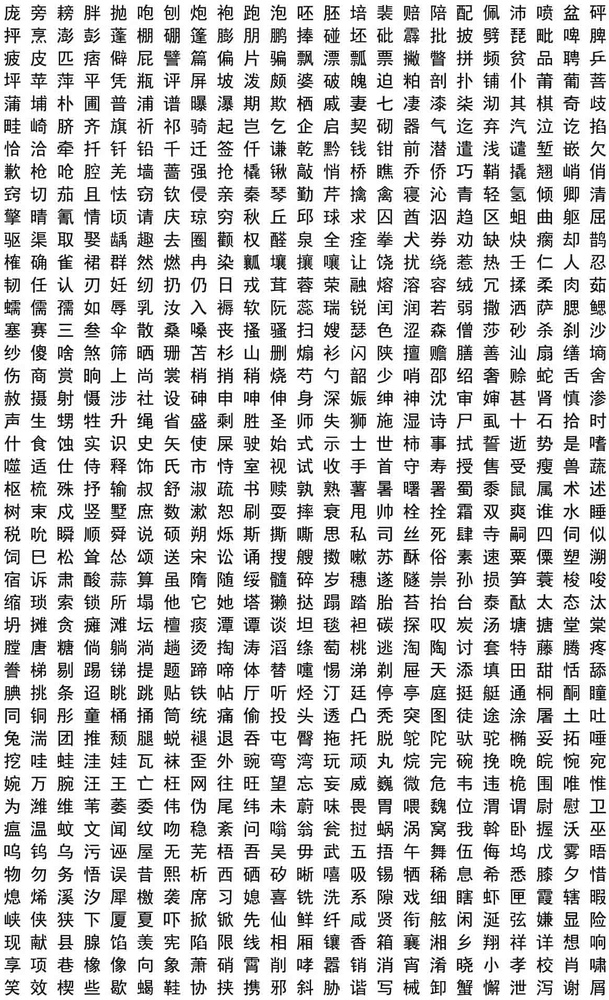
#> input picture data/p03.jpg, 609 x 1000 px, shrunk from 1165 x 1912 before the run, given in place of 999_31.jpg, which was not available
$ python test_compress.py ../data/p03.jpg   (older library calls are emulated)
#> lines starting #> are read from the running program, lines starting #| are printed output that depends on the picture; pictures that were not available may be replaced by others from this repository, and a replacement may not be noted
#> in main, img_mat is the input picture: shape (1000, 609); min 0, max 255, mean 211.8
### scripts/img2txt.py
import os
import sys
from PIL import Image
import numpy as np
import matplotlib.pyplot as plt
import scipy.misc
import math
import re
import tables

# [36 lines left out: function main, not called in this run]

def img2directMap(img):
    w_y = np.array([[-1, -2, -1], [0, 0, 0], [1, 2, 1]])
    w_x = np.array([[1, 0, -1],[2, 0, -2],[1, 0, -1]])
    b = 0
    img_g_abs, img_g_arc = sobel(img, w_x, w_y, b)
    directMap = grad2directMap(img_g_abs, img_g_arc)
    return directMap

# sobel operation using conv
def sobel(x, w_x, w_y, b):
    g_x = conv_forward_naive(x, w_x, b, {'stride': 1, 'pad': 1})
    g_y = conv_forward_naive(x, w_y, b, {'stride': 1, 'pad': 1})
    g_abs = np.abs(g_x) + np.abs(g_y)
    # use arctan2 to compute [-pi, pi] angles
    g_arc = np.arctan2(g_y, g_x)
    return (g_abs, g_arc)

# map the gradients into directMap
def grad2directMap(g_abs, g_arc):
    pi = math.pi
    directMap = np.zeros((8, g_abs.shape[0], g_abs.shape[1]))
    arcs = np.array([0, pi/4, pi/2, pi*3/4, pi])
    for i in range(4):
        lbound = arcs[i]
        ubound = arcs[i+1]
        mask = (g_arc < ubound) * (g_arc >= lbound)
        directMap[i, :, :] += mask * g_abs * (np.cos(g_arc - lbound) - np.sin(g_arc - lbound))
        directMap[i+1, :, :] += mask * g_abs * (np.cos(ubound - g_arc) - np.sin(ubound - g_arc))
    arcs = np.array([-pi, -pi*3/4, -pi/2, -pi/4, 0])
    for i in range(4):
        lbound = arcs[i]
        ubound = arcs[i+1]
        mask = (g_arc < ubound) * (g_arc >= lbound)
        directMap[i+4, :, :] += mask * g_abs * (np.cos(g_arc - lbound) - np.sin(g_arc - lbound))
        if(i == 3):
            directMap[0, :, :] += mask * g_abs * (np.cos(ubound - g_arc) - np.sin(ubound - g_arc))
        else:
            directMap[i+5, :, :] += mask * g_abs * (np.cos(ubound - g_arc) - np.sin(ubound - g_arc))
    directMap[directMap>255] = 255
    return directMap

# a naive conv forward
def conv_forward_naive(x, w, b, conv_param):
#> called with w = array of shape (3, 3), b = 0
    out = None
    H, W = x.shape
#> H = 1000; W = 609
    HH, WW = w.shape
    pad = conv_param['pad']
#> pad = 1
    stride = conv_param['stride']
#> stride = 1

    x_padded = np.pad(x, ((pad, pad), (pad, pad)), 'constant')
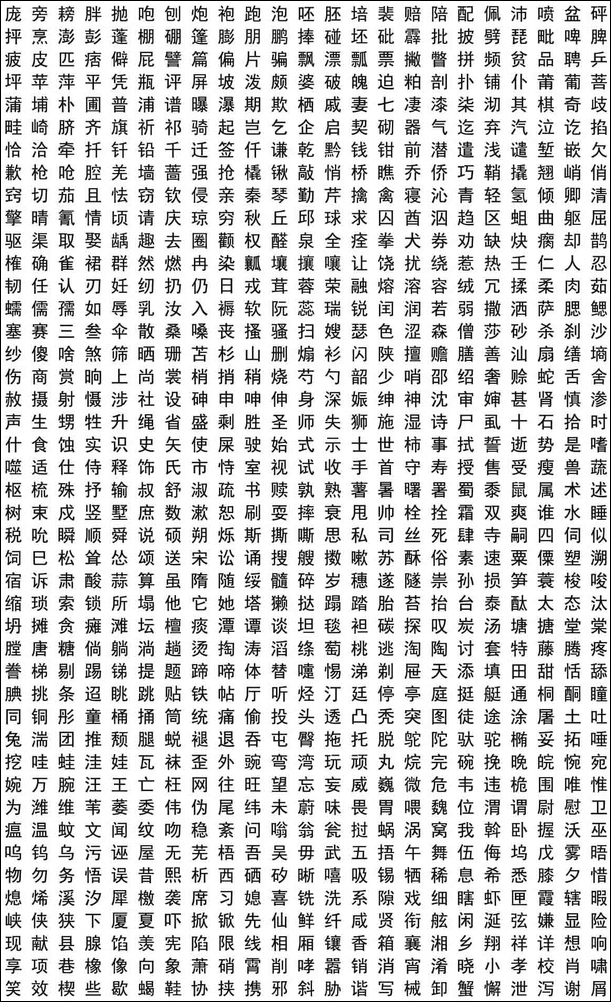
#> x_padded: shape (1002, 611); min 0, max 255, mean 210.7

    Out_h = (int)(1 + (H + 2 * pad - HH) / stride)
#> Out_h = 1000
    Out_w = (int)(1 + (W + 2 * pad - WW) / stride)
#> Out_w = 609

    out = np.zeros((Out_h, Out_w))

    for k in range(Out_h):
        for l in range(Out_w):
            out[k, l] = np.sum(
                x_padded[k * stride : k * stride + HH, l * stride : l * stride + WW] * w) + b
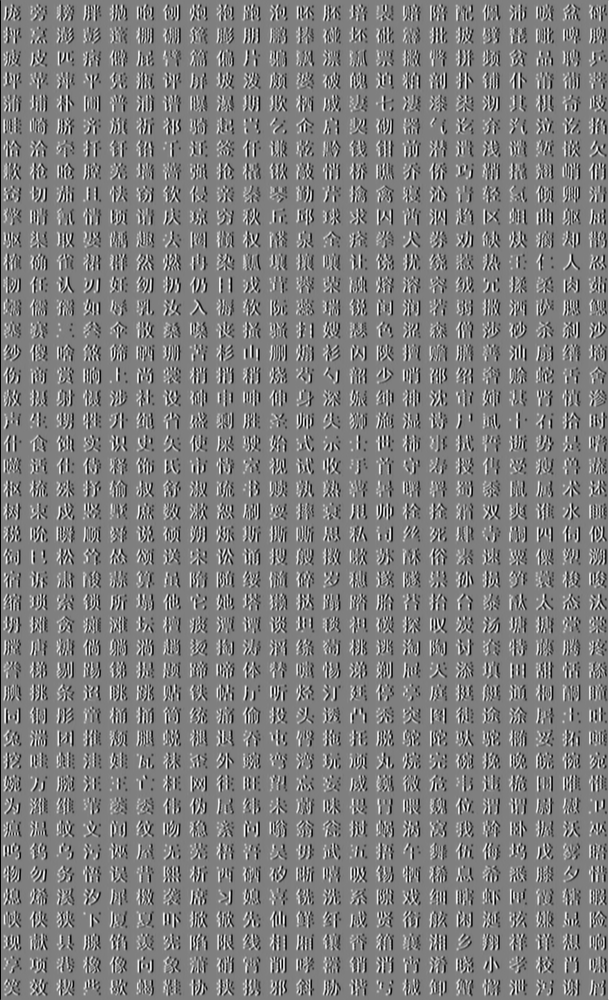
#> out: shape (1000, 609) float64; min -1020, max 1020, mean 0; drawn with min black and max white

    return out

# [2 lines that do not run on import are left out]

### scripts/test_compress.py
import numpy as np
import sys
import tables
from matplotlib import pyplot as plt
import img2txt
import Image
def main(argv):
    # [13 lines of commented-out code are left out]
    img_src = '../data/chars_generated_32/999_31.jpg'
    img_mat = np.array(Image.open(img_src))
    #print('the img size is %d' %img_mat.shape)
    directMap = img2txt.img2directMap(img_mat)
#> call 2 of conv_forward_naive, with w = array of shape (3, 3), b = 0
#> after the loop in conv_forward_naive (call 2), `for k in range(Out_h):`:
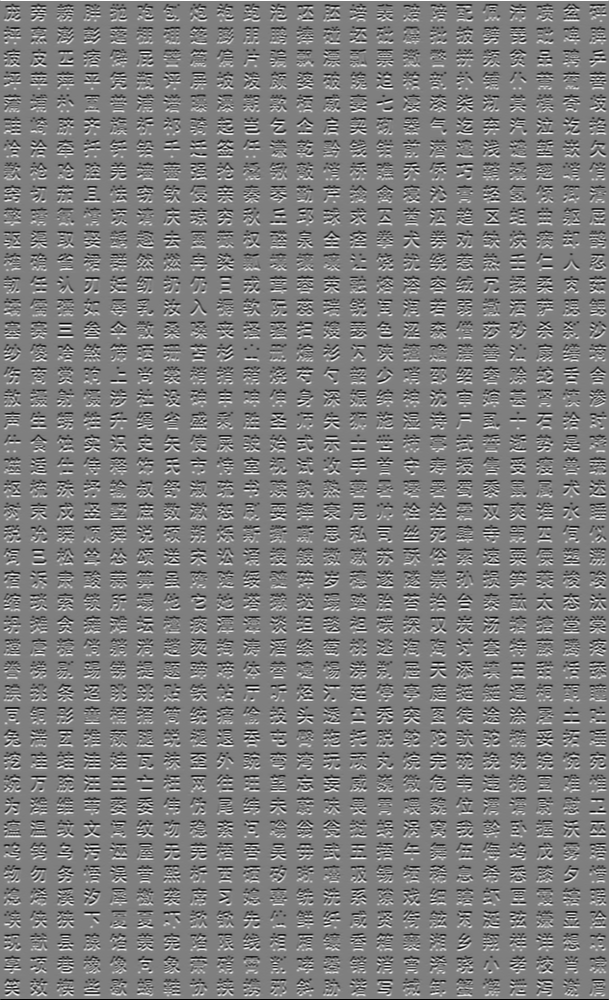
#> out: shape (1000, 609) float64; min -1020, max 1020, mean 0; drawn with min black and max white
#> in sobel, `g_abs = np.abs(g_x) + np.abs(g_y)`:
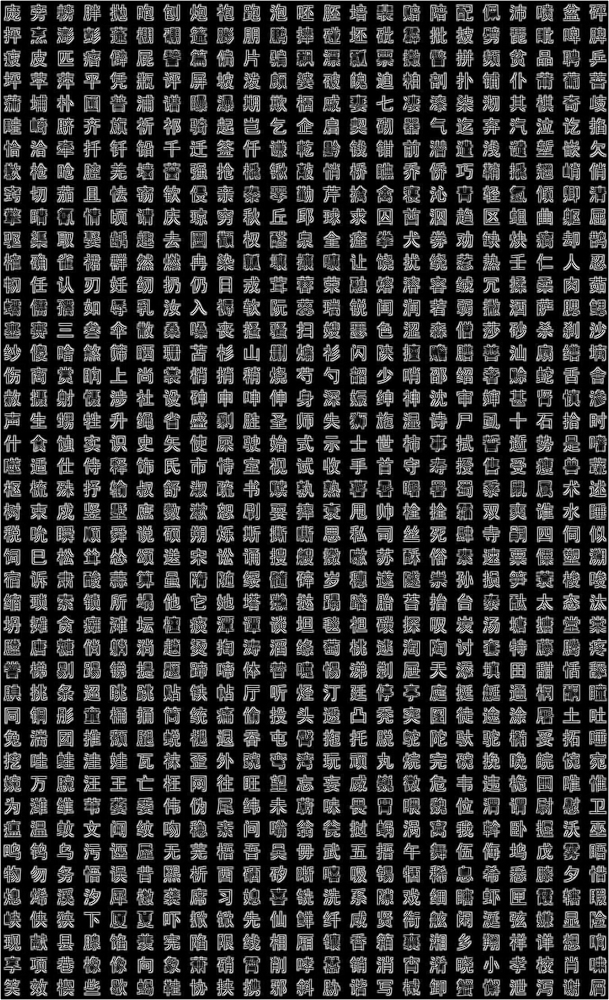
#> g_abs: shape (1000, 609) float64; min 0, max 1528, mean 295.6; drawn with min black and max white
#> the loop in grad2directMap, `for i in range(4):` made 4 passes
#> pass 1, in grad2directMap, `mask = (g_arc < ubound) * (g_arc >= lbound)`:
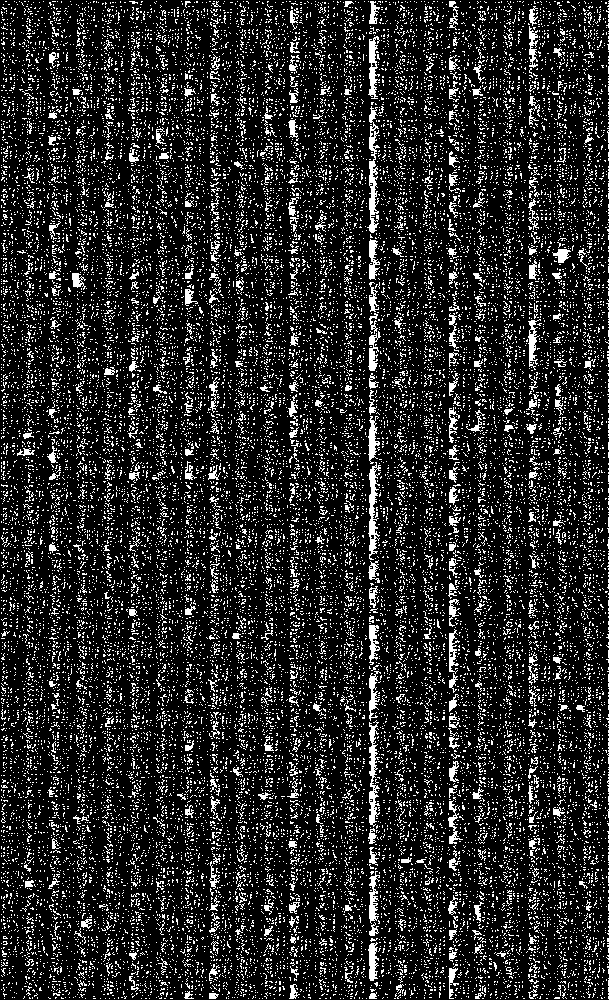
#> mask: shape (1000, 609) bool; 15.5% white in thin lines or dots
#> the loop in grad2directMap, `for i in range(4):` made 4 passes
#> pass 1, in grad2directMap, `mask = (g_arc < ubound) * (g_arc >= lbound)`:
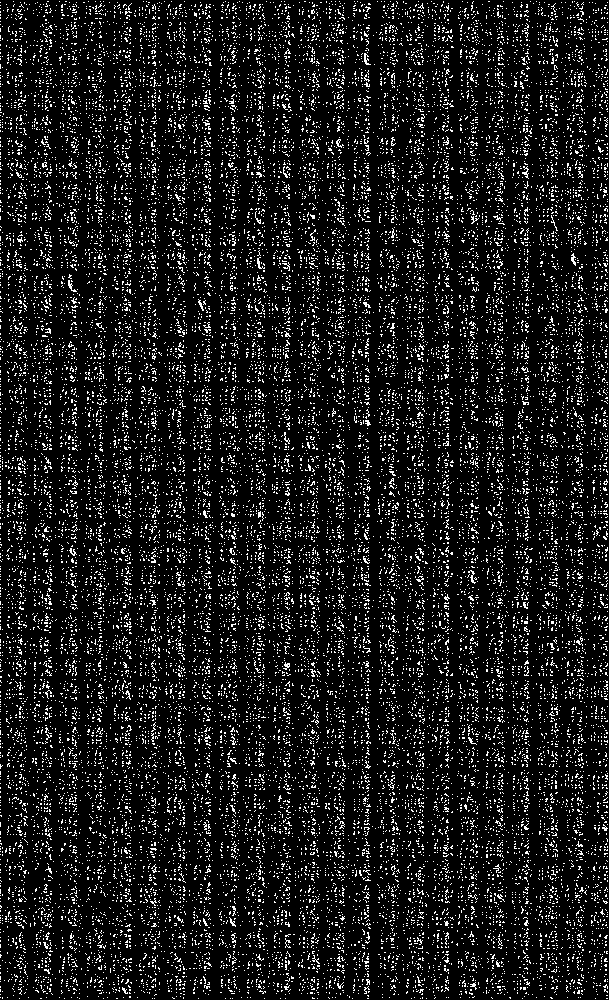
#> mask: shape (1000, 609) bool; 10.5% white in thin lines or dots
#> pass 3, in grad2directMap, `mask = (g_arc < ubound) * (g_arc >= lbound)`:
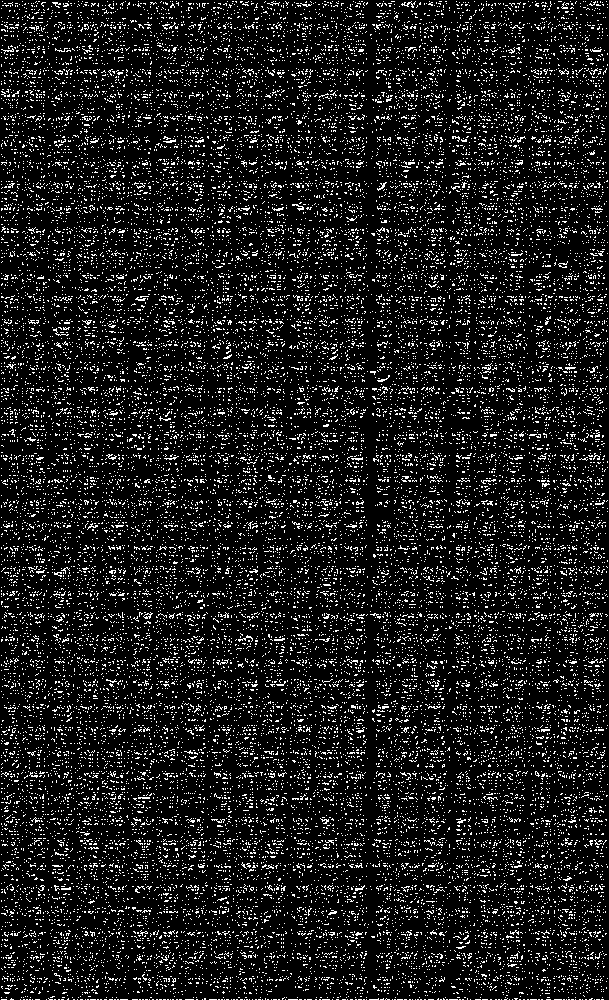
#> mask: shape (1000, 609) bool; 11% white in thin lines or dots
    print(directMap.shape)
#| (8, 1000, 609)
    # [11 lines of commented-out code are left out]

def plot_data(data):
    plt.imshow(data, cmap='gray')
    plt.gca().axis('off')
    plt.show()

if __name__ == '__main__':
    main(sys.argv[1:])
